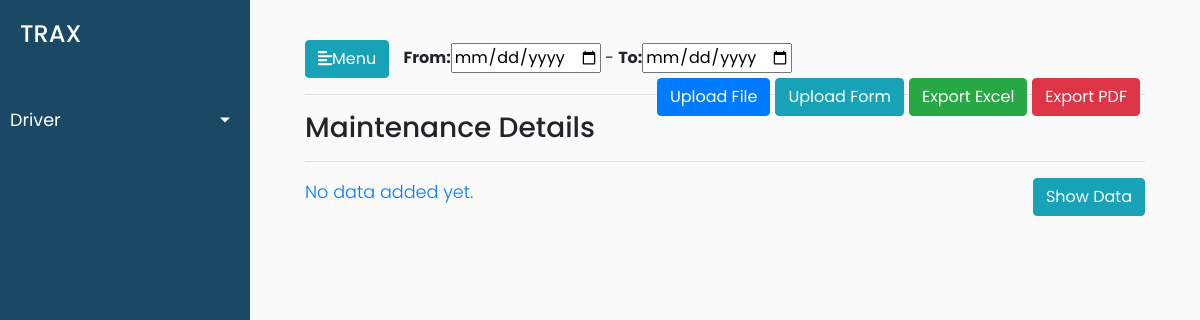
Page /maintenance/maintenance_details on the earlier database version.
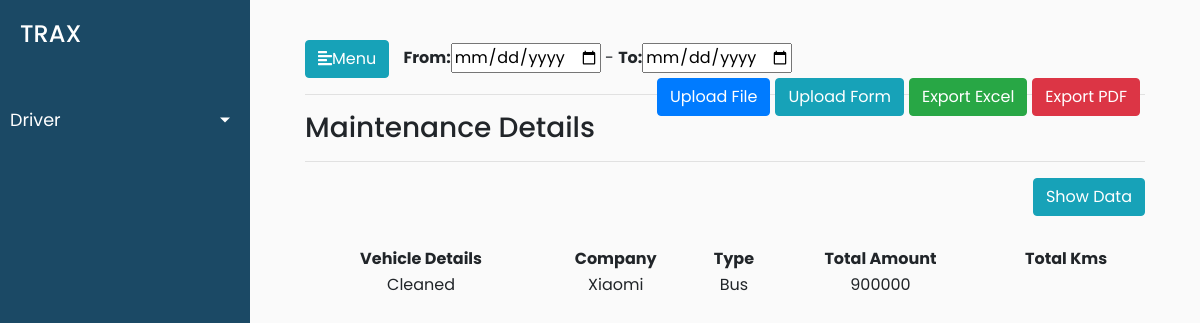
Same page on the later database version.
### trax_vehicle_manager_data/models.py (models this page shows, shortened)
class Expenses(models.Model):
    expense_name = models.CharField(max_length=50)
    expense_id = models.PositiveSmallIntegerField()

class Maintenance(Expenses):
    YES = 'yes'
    NO = 'no'
    chalak_malak_choices = ((YES,'yes'),(NO,'no'))
    vehicle_number = models.PositiveIntegerField()
    vehicle_detail = models.CharField(max_length=50)
    bill_date = models.DateTimeField()
    vehicle_type = models.CharField(max_length=50)
    chalak_malal = models.CharField(choices=chalak_malak_choices,max_length=100)
    company_name = models.CharField(max_length=50)
    odometer_reading = models.PositiveIntegerField()
    bill_number = models.PositiveIntegerField()
    dealer_part_number = models.PositiveIntegerField()
    particular = models.CharField(max_length=50)
    particular_details = models.CharField(max_length=50)
    quantity = models.PositiveIntegerField()
    rate = models.PositiveIntegerField()
    amount = models.PositiveIntegerField()
    discount = models.PositiveIntegerField()
    tax = models.PositiveIntegerField()
    tds = models.PositiveIntegerField()
    labour_charge = models.PositiveIntegerField()
    total_amount = models.PositiveIntegerField()

### trax_vehicle_manager_data/views.py (the view)
# urls.py: path('maintenance/maintenance_details',views.maintenance_details,name='maintenance_details'),
def maintenance_details(request):
    maintenance_data_objects = Maintenance.objects.all()
    data = {'maintenance_data_objects':maintenance_data_objects}
    return render(request,'trax_vehicle_manager_data/maintenance_detail.html',data)

### trax_vehicle_manager_data/templates/trax_vehicle_manager_data/maintenance_detail.html (shortened to what this page needs)
{% extends 'trax_vehicle_manager_data/base.html' %}
{% load static %}
{% block stylesheets %}
<link rel="stylesheet" href="//cdn.datatables.net/1.10.19/css/jquery.dataTables.min.css">
{% endblock stylesheets %}
{% block content %}
<span><span id="date"><b>From:</b><input type="date"> - <b>To:</b><input type="date"></span><span id="btn"><button class="btn btn-primary">Upload File</button><button class="btn btn-info">Upload Form</button><button class="btn btn-success">Export Excel</button><button class="btn btn-danger">Export PDF</button></span> </span>
<h3>Maintenance Details</h3>
<hr>
<div id="del_btn"><button class="btn btn-info">Show Data</button></div>
<div>
{% if maintenance_data_objects %}
    <table id="test_table" class="display" style="width:100%">
        <thead>
            <tr>
                <th>Vehicle Details</th>
                <th>Company</th>
                <th>Type</th>
                <th>Total Amount</th>
                <th>Total Kms</th>
        </thead>
        <tbody>
        {% for maintenance_data in maintenance_data_objects %}
            <tr>
                <td>{{maintenance_data.vehicle_detail}}</td>
                <td>{{maintenance_data.company_name}}</td>
                <td>{{maintenance_data.vehicle_type}}</td>
                <td>{{maintenance_data.total_amount}}</td>
                <td>{{maintenance_data.}}</td>
            </tr>
        {% endfor %}
        </tbody>
    </table>
     {% else %}
    <p class="no-leads text-primary">No data added yet.</p>
    {% endif %}
</div>
{% endblock %}

Differences in the rows shown:
added Maintenance: vehicle_detail "Cleaned", company_name "Xiaomi", vehicle_type "Bus", total_amount "900000"
Other differences:
text no longer shown: "No data added yet."
text now shown: "Vehicle Details Company Type Total Amount Total Kms"
